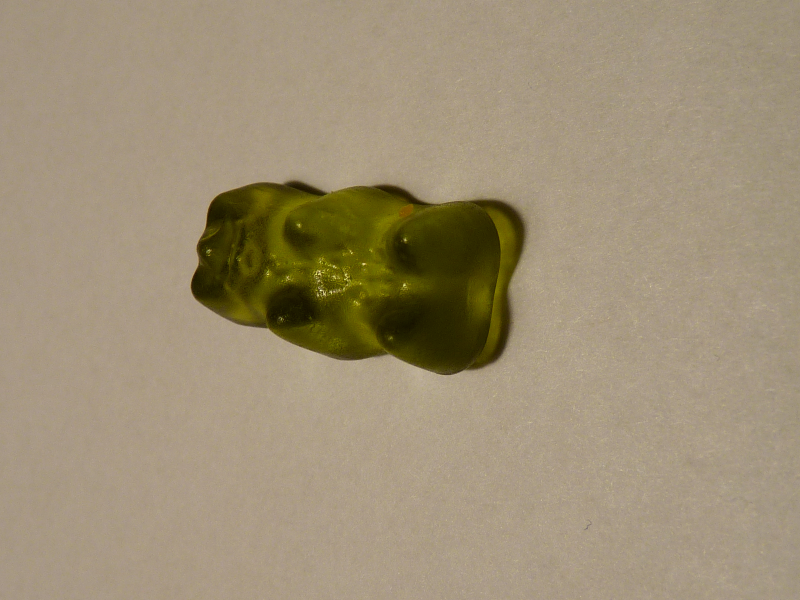
#> input picture Uebung4/haribo1/hariboTrain/baeren_0.png, 800 x 600 px; its folder holds 4 pictures in this run
$ python Blatt_04.py   (older library calls are emulated)
#> lines starting #> are read from the running program, lines starting #| are printed output that depends on the picture
#!/usr/bin/env python3
# -*- coding: utf-8 -*-
"""
Created on Thu Apr 26 16:22:55 2018

@author: macbook
"""

import numpy as np
from sklearn.metrics import confusion_matrix
import glob
import pandas as pd
from imageio import imread


#1.1 Mittelwert der Kanäle
train_files = glob.glob('./haribo1/hariboTrain/*.png')
train_labels = [label.split("/")[-1].split("_")[0] for label in train_files]
train = [imread(img) for img in train_files]
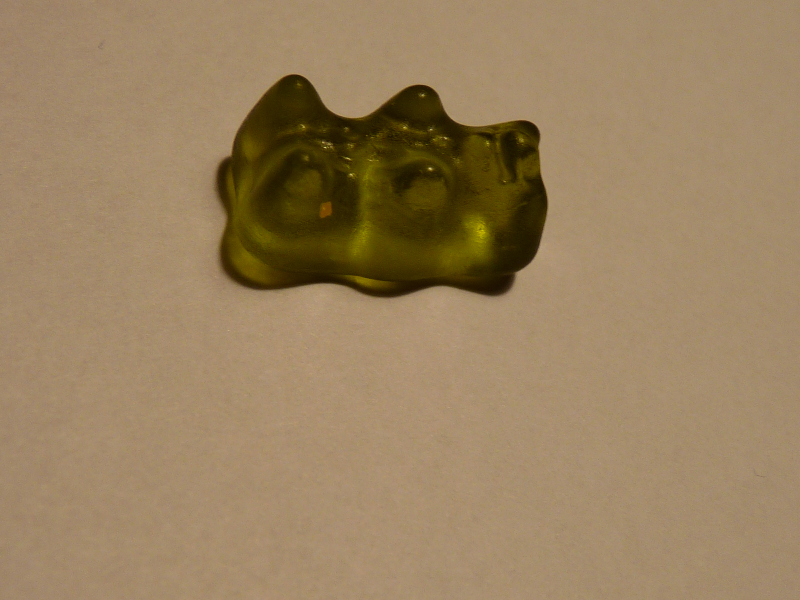
#> input picture Uebung4/haribo1/hariboTrain/baeren_1.png, 800 x 600 px
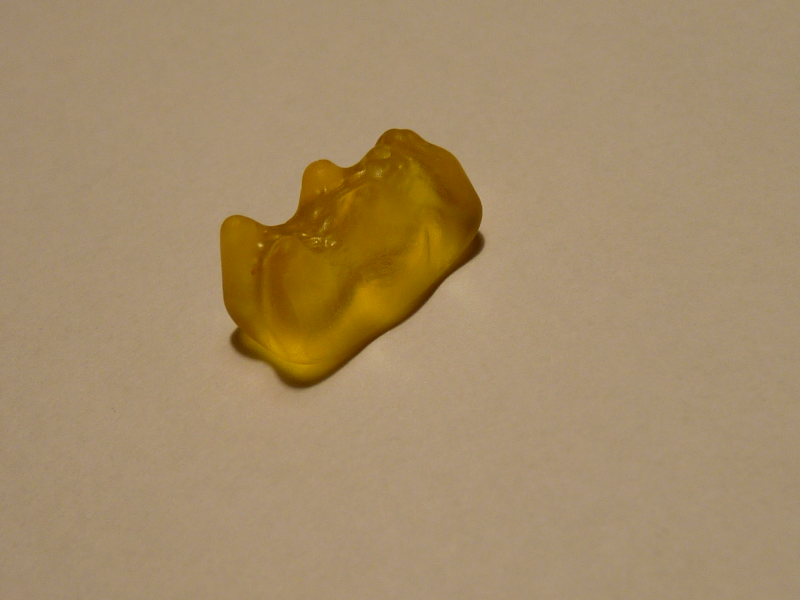
#> input picture Uebung4/haribo1/hariboTrain/baeren_11.png, 800 x 600 px
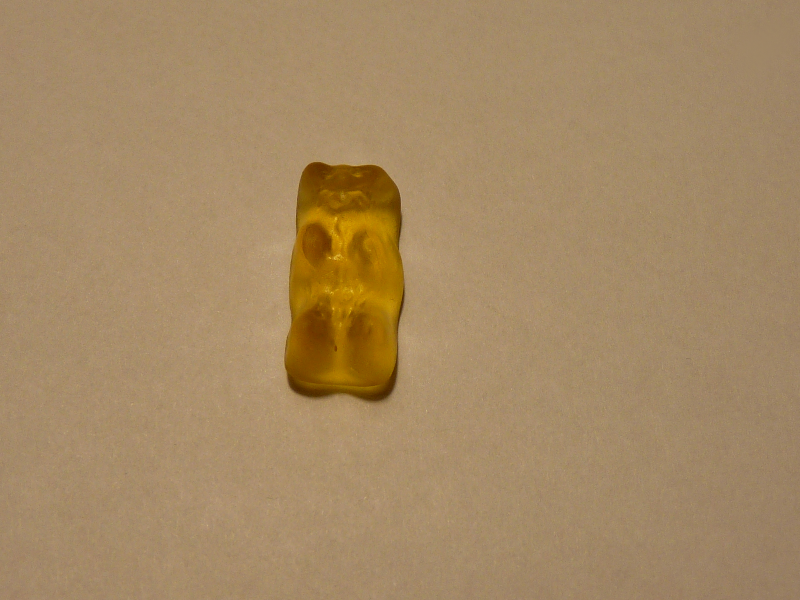
#> input picture Uebung4/haribo1/hariboTrain/baeren_12.png, 800 x 600 px
#> train = 4 items
test_files = glob.glob('./haribo1/hariboVal/*.png')
test_labels = [label.split("/")[-1].split("_")[0] for label in test_files]
test = [imread(img) for img in test_files]
#1.2 Mittelwert der Kanäle
def mittelwert_pro_kanal(imgs):
    result = []
    for img in imgs:
        r = np.mean(img[:,:,0])
        g = np.mean(img[:,:,1])
        b = np.mean(img[:,:,2])
        result.append([r,g,b])
#> this loop made 4 passes
#> (r, g, b) on passes 1 to 4: (158.2, 144, 117.4), (153.6, 129.6, 95.21), (164, 139.9, 104.2), (164.7, 136.9, 99.21)
#> after the loop, result = [[158.2, 144, 117.4], [153.6, 129.6, 95.21], [164, 139.9, 104.2], [164.7, 136.9, 99.21]]
    return np.array(result)

train_kanal_mittelwert = mittelwert_pro_kanal(train)
#> train_kanal_mittelwert has the same summary as result in mittelwert_pro_kanal
test_kanal_mittelwert  = mittelwert_pro_kanal(test)
#> test_kanal_mittelwert = empty array

distanzen = []
for test_mittelwert in test_kanal_mittelwert:
    test_ergebnis = []
    for train_mittelwert in train_kanal_mittelwert:
        distanz = np.linalg.norm(test_mittelwert-train_mittelwert)
        test_ergebnis.append(distanz)
    distanzen.append(test_ergebnis)
#> this loop made 0 passes
#> after the loop, distanzen = []

#> (the run stopped early here; a loop or call above may not have finished)
